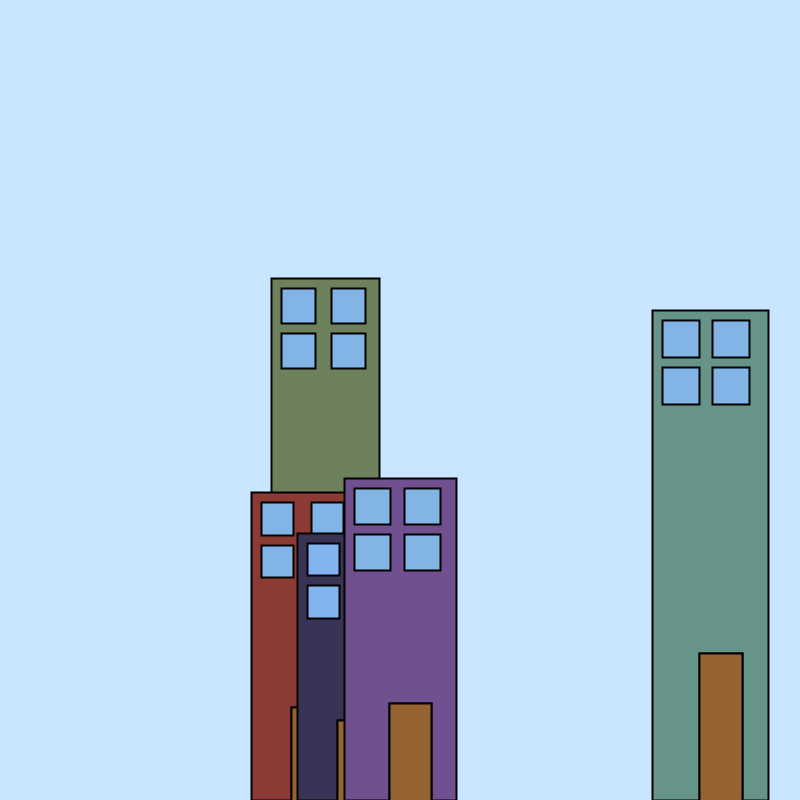
Frame 1 (no input)
Frame 60 (the mouse pressed at the canvas centre just before this capture): identical to frame 1, image omitted
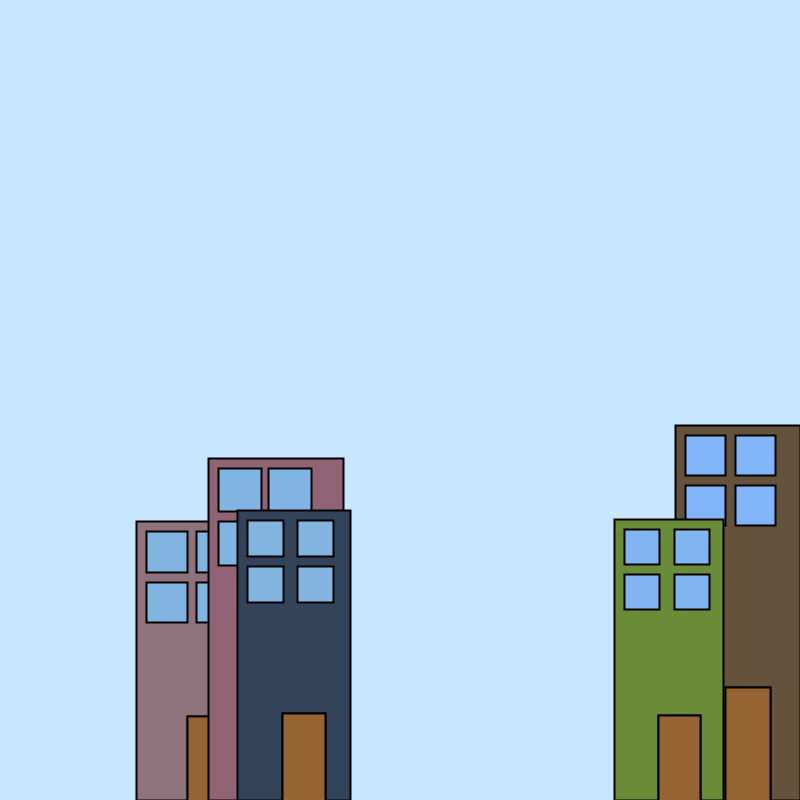
Frame 120 (the mouse held since frame 60 and released just before this capture)

The Processing sketch that drew these frames (run headless with seeded random() and noise(); from frame 60 on, the mouse is pressed at the canvas centre):

// Processing sketch: functionPractice
// ── functionPractice.pde
int randomSeed = int(random(10000));
float House = 5;
float r, g, b;

void setup() {
  size(800, 800);
}

void mousePressed() {
  randomSeed = int(random(10000));
}

void draw() {
  randomSeed(randomSeed);
  background(200, 230, 255);
  for (int n = 0; n < 5; n++) {
    house(random(0.1 * width, 0.9 * width), height - random(50, 200), random(20, 30), random(50, 200));
  }
}

void house(float x, float y, float w, float h) {
  pushStyle();
  pushMatrix();
  h = random(200, 600);
  translate(x, height - h);
  strokeWeight(2);
  //line(0, 0, 0, -h);
  r = random(50, 150);
  g = random(50, 150);
  b = random(50, 150);
  fill(r, g, b);
  rect(0, 0, w * 5, h);
  pushMatrix();
  //translate(0, -h);
  float windowC = random(220, 250);
  int windowNum = 2;
  float windowSize = w * 4 / float(windowNum);
  for (int n = 0; n < windowNum; n++) {
    //float petalRandDMult = random(0.95, 1.05);
    //float petalA = radians(-90 + n * 360 / float(windowNum));
    //pushMatrix();
    //noStroke();
    fill(130, 180, windowC);
    rect(n * 50 + 10, 10, windowSize * .8, windowSize * .8);
    rect(n * 50 + 10, 20 + windowSize * .8, windowSize * .8, windowSize * .8);

    fill(150, 100, 50);
    rect(w * 5 * .4, h * .7, w +20, h);
    //popMatrix();
  }

  popMatrix();
  popMatrix();
  popStyle();
}
